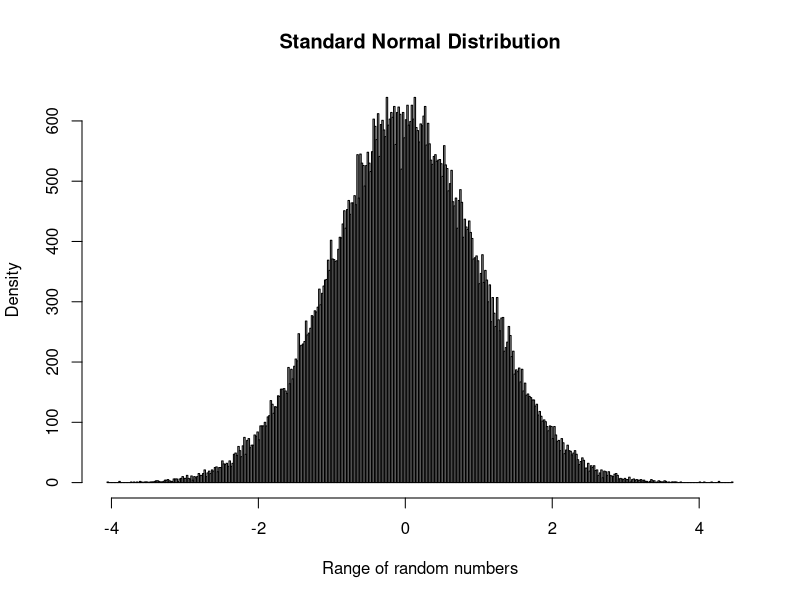

Here is the R script that generated this plot:
n <- 100000	 #No of values generated
c <- ((2 * exp(1)) / pi )^(1/2) 
x <- runif(n)
g <- vector(,n)
u <- runif(n)

for (i in 1:n) {
	if (x[i] < 1/2) {
		g[i] <- x[i]
		x[i] <- log(2*x[i])
	} else {
		g[i] <- 1 - x[i]
		x[i] <- -log(2*(1-x[i]))
	}
}

f <- ((1 / (2 * pi)) ^ (1/2)) * (exp(-(x^2)/2))

rd <- x[(g*u*c) < f]

cat("Acceptance probability, Theoretical = ", 1/c, ", Stimulated = ", length(rd)/n, "\n")
cat("Mean, Theoretical = 0", ", Stimulated = ", mean(rd), "\n")
cat("Median, Theoretical = 0", "Stimulated = ", median(rd), "\n")
cat("Variance, Theoretical = 1", ", Stimulated = ", var(rd), "\n")
cat("Standard Deviation, Theoretical = 1", ", Stimulated = ", sd(rd), "\n")

hist(rd, main="Standard Normal Distribution", xlab="Range of random numbers", ylab="Density", breaks=500)
dev.copy(png,"plot1.png");
dev.off ();
rm(list = ls())
